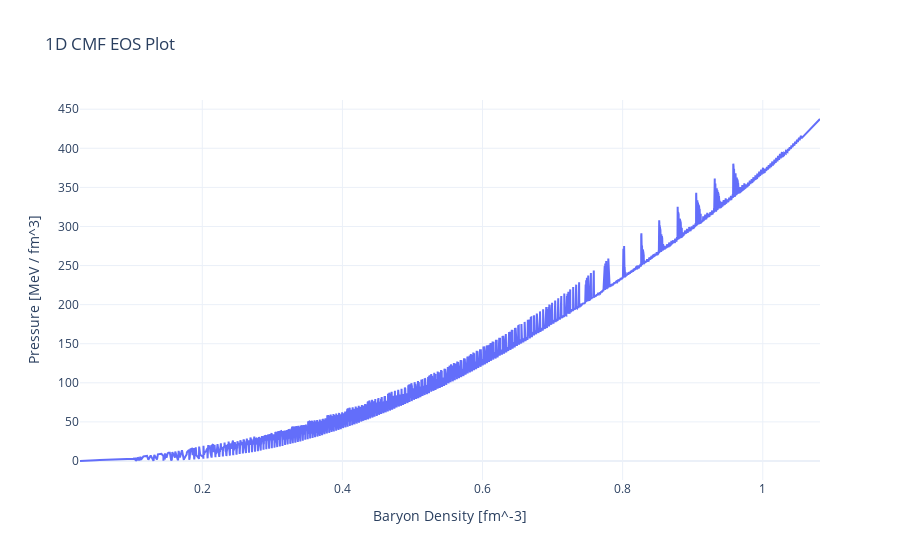

Notebook code cell kept with this figure:
### Markdown cell above
#### $P(n_B)$

### Code cell
plot_1D_CMF_EoS(jobs[0]['cmf_eos'], 'nB', 'P')

### Figure 1 — Plotly figure (JSON) as saved in the notebook; plotly's stock layout.template omitted (floating-point values rounded to 4 significant figures; data arrays with more than 128 entries replaced by an {"elided": "..."} marker saying what was removed)
{"data": [{"mode": "lines", "name": "CMF EOS", "type": "scatter", "x": {"elided": "2649 float values"}, "y": {"elided": "2649 float values"}}], "layout": {"hovermode": "closest", "title": {"text": "1D CMF EOS Plot"}, "xaxis": {"title": {"text": "Baryon Density [fm^-3]"}}, "yaxis": {"title": {"text": "Pressure [MeV / fm^3]"}}}}
